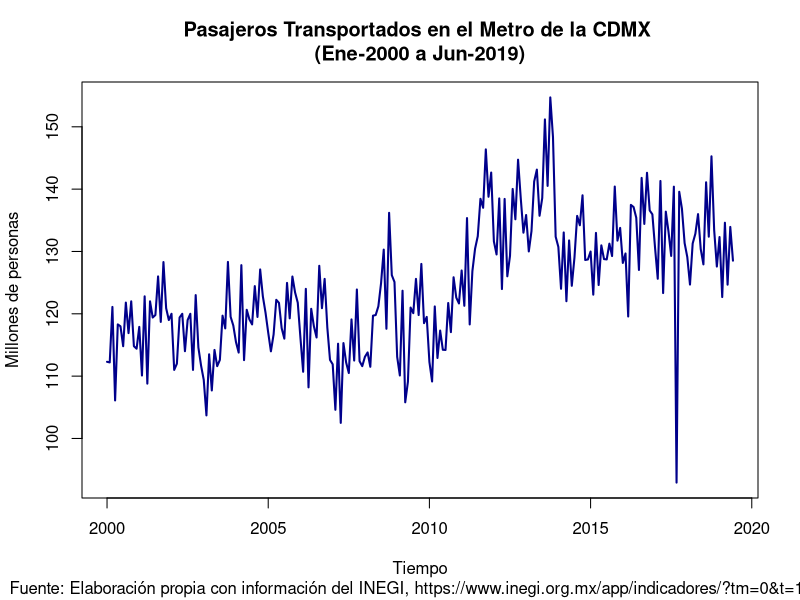
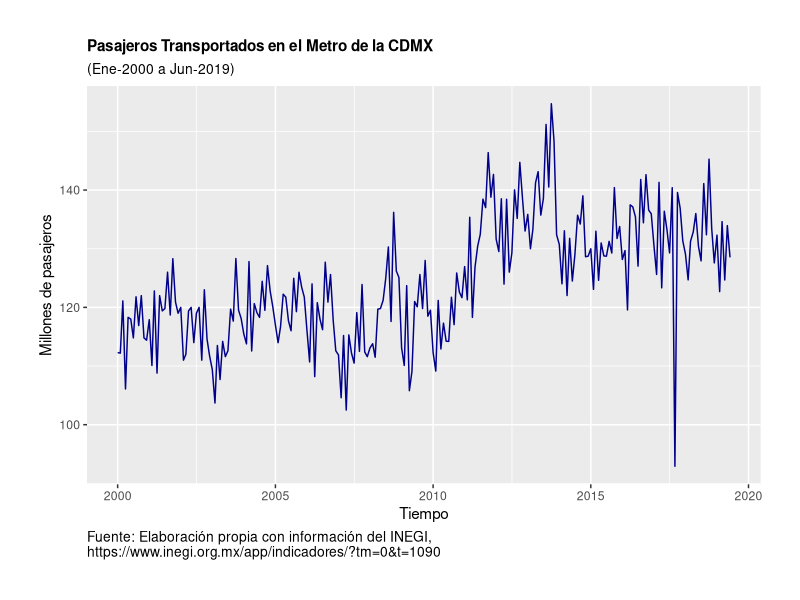
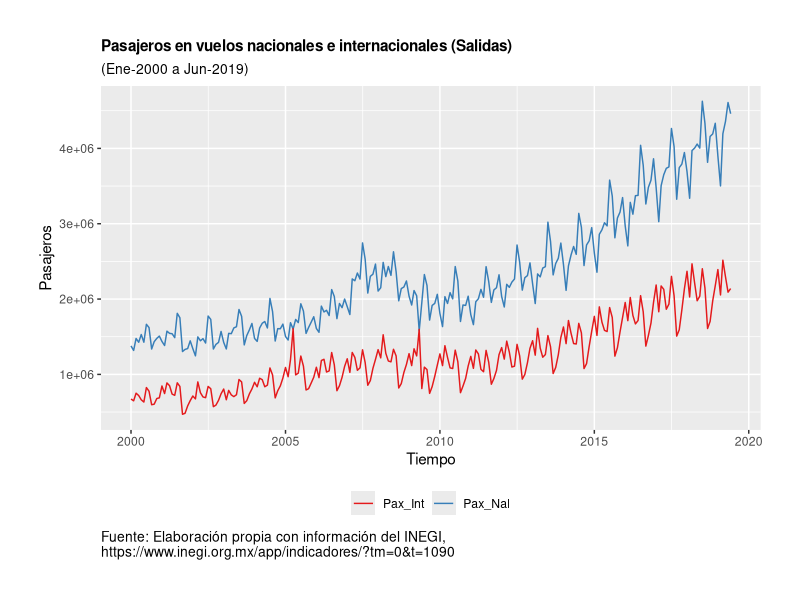
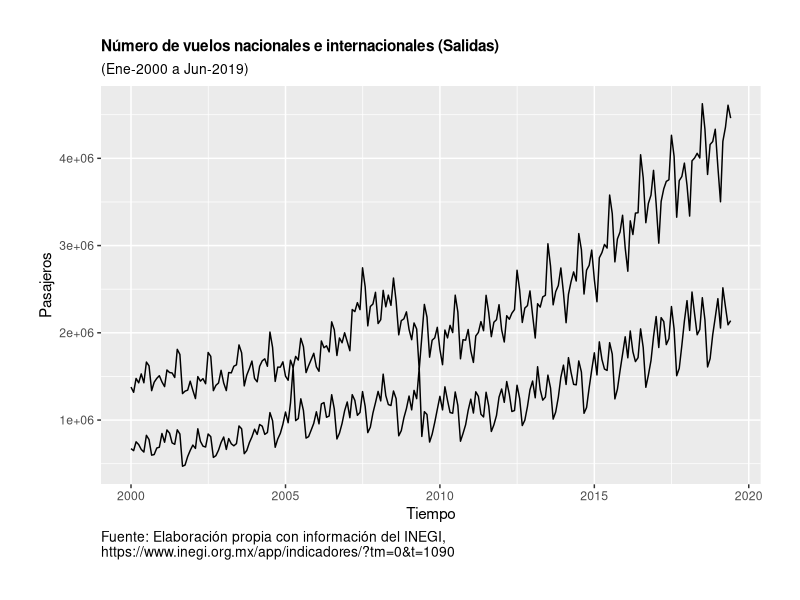
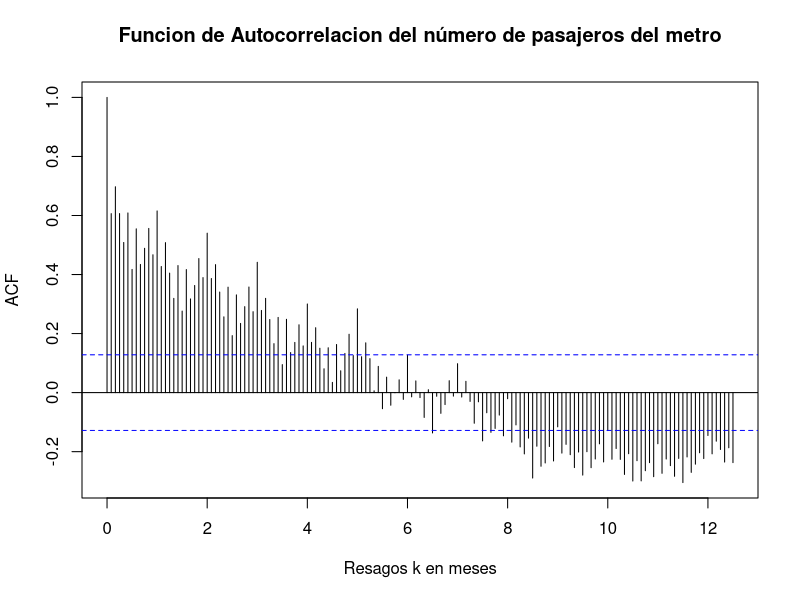
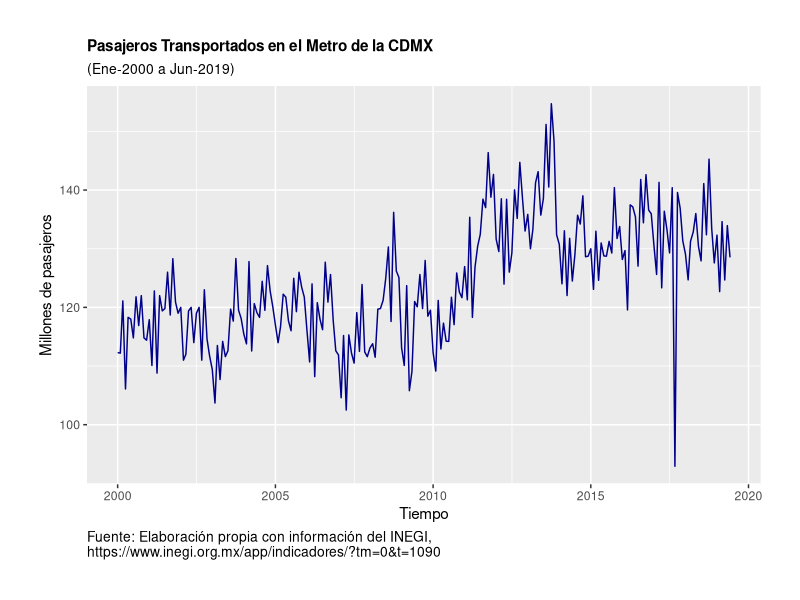

Recreate these plots in R, in order.
# Series de Tiempo, Agosto de 2020
# Clase 3. Autocorrelacion y otras pruebas sobre los datos
#****************************************************************************************
#install.packages("ggplot2")
#install.packages("dplyr")
#install.packages("readxl")
# 
library(ggplot2)
library(dplyr)
library(readxl)
# 
#****************************************************************************************
setwd("/Users/benjaminolivavazquez/Documents/Personal/Cursos_UNAM/SERIES_2021-I")
getwd()

#****************************************************************************************

Datos <- read_excel("Base_Transporte.xlsx", sheet = "Datos", col_names = TRUE)

#****************************************************************************************
# Los datos importados son:
#
# Pax_Nal: Pasajeros (Salidas) en vuelos nacionales
# Pax_Int: Pasajeros (Salidas) en vuelos internacionales 
# Vue_Nal: Vuelos u operaciones (Salidas) en vuelos nacionales
# Vue_Int: Vuelos u operaciones (Salidas) en vuelos internacionales
# Pax_Metro: Pasajeros transportados (Millones) en el SCM
#
# Fuente: INEGI, https://www.inegi.org.mx/app/indicadores/?tm=0&t=1090
#****************************************************************************************

View(Datos)

names(Datos)

head(Datos)

str(Datos)

dim(Datos)

Datos[ , 2]

Datos[5 , ]

Datos[c(2:197) , 2]

Datos[ , c(2:6)]

Datos[ ,c(2, 3, 4, 5, 6)]

Datos[c("Pax_Nal", "Pax_Int", "Vue_Nal", "Vue_Int")]

#****************************************************************************************
# Tabla de estadísticas decriptivas
# 
summary( Datos[ ,c(2:6)] )

Resumen1 <- summary(Datos[ ,c(2:6)])

Resumen1

#****************************************************************************************
# Conversion a series de tiempo con la función ts --time series:
# 

# Una serie - univariado:
Pax_Metro <- ts(Datos$Pax_Metro, 
                start = 2000, 
                freq = 12)

# Varias series - multivariado:
Dat_Aereo <- ts(Datos[c("Pax_Nal", "Pax_Int", "Vue_Nal", "Vue_Int")], 
                start = 2000, 
                freq = 12)

#****************************************************************************************
# Graficas:

plot(Pax_Metro, 
     col = "darkblue", 
     xlab = "Tiempo",  
     type = "l", lwd = 2,
     ylab = "Millones de personas",
     main = "Pasajeros Transportados en el Metro de la CDMX \n(Ene-2000 a Jun-2019)",
     sub = "Fuente: Elaboración propia con información del INEGI, https://www.inegi.org.mx/app/indicadores/?tm=0&t=1090")

#****************************************************************************************

ggplot(data = Datos, aes(x = Periodo, y = Pax_Metro)) + 
  geom_line(size = 0.5, color = "darkblue") +
  #geom_point(size = 1.0, color = "darkblue") + 
  #theme_bw() + 
  xlab("Tiempo") + 
  ylab("Millones de pasajeros") + 
  theme(plot.title = element_text(size = 11, face = "bold", hjust = 0)) + 
  theme(plot.subtitle = element_text(size = 10, hjust = 0)) + 
  theme(plot.caption = element_text(size = 10, hjust = 0)) +
  theme(plot.margin = unit(c(1,1,1,1), "cm")) +
  labs(
    title = "Pasajeros Transportados en el Metro de la CDMX",
    subtitle = "(Ene-2000 a Jun-2019)",
    caption = "Fuente: Elaboración propia con información del INEGI, \nhttps://www.inegi.org.mx/app/indicadores/?tm=0&t=1090"
  )
#
ggsave("Pax_Metro.png", width = 20, height = 15, units = "cm")

#****************************************************************************************

ggplot(data = Datos, aes(x = Periodo)) +
  geom_line(aes(y = Pax_Nal, color = "Pax_Nal")) +
  geom_line(aes(y = Pax_Int, color = "Pax_Int")) +
  scale_color_brewer(type = "qual", palette = 6) +
  #theme_bw() + 
  theme(legend.position = "bottom") +
  theme(legend.title = element_blank()) +
  guides(col = guide_legend(nrow = 1, byrow = TRUE)) + 
  xlab("Tiempo") + 
  ylab("Pasajeros") + 
  theme(plot.title = element_text(size = 11, face = "bold", hjust = 0)) + 
  theme(plot.subtitle = element_text(size = 10, hjust = 0)) + 
  theme(plot.caption = element_text(size = 10, hjust = 0)) +
  theme(plot.margin = unit(c(1,1,1,1), "cm")) +
  labs(
    title = "Pasajeros en vuelos nacionales e internacionales (Salidas)",
    subtitle = "(Ene-2000 a Jun-2019)",
    caption = "Fuente: Elaboración propia con información del INEGI, \nhttps://www.inegi.org.mx/app/indicadores/?tm=0&t=1090"
  )
#

#****************************************************************************************
# EJERCICIO -- COMPLETAR:
ggplot(data = Datos, aes(x = Periodo)) +
  geom_line(aes(y = Pax_Nal, color = )) +
  geom_line(aes(y = Pax_Int, color = )) +
  scale_color_brewer(type = "qual", palette = 6) +
  #theme_bw() + 
  theme(legend.position = "bottom") +
  theme(legend.title = element_blank()) +
  guides(col = guide_legend(nrow = 1, byrow = TRUE)) + 
  xlab("Tiempo") + 
  ylab("Pasajeros") + 
  theme(plot.title = element_text(size = 11, face = "bold", hjust = 0)) + 
  theme(plot.subtitle = element_text(size = 10, hjust = 0)) + 
  theme(plot.caption = element_text(size = 10, hjust = 0)) +
  theme(plot.margin = unit(c(1,1,1,1), "cm")) +
  labs(
    title = "Número de vuelos nacionales e internacionales (Salidas)",
    subtitle = "(Ene-2000 a Jun-2019)",
    caption = "Fuente: Elaboración propia con información del INEGI, \nhttps://www.inegi.org.mx/app/indicadores/?tm=0&t=1090"
  )
#

#****************************************************************************************
# Tabla de estadisticas de caracterización de las Series de Tiempo

Tabla_Pax_Metro <- data.frame(matrix(c("Media", 
                                      "Varianza", 
                                      "Covarianza (t, t - 1)", 
                                      "Covarianza (t, t - 2)", 
                                      "Covarianza (t, t - 3)", 
                                      "Autocorrelacion(1)", 
                                      "Autocorrelacion(2)", 
                                      "Autocorrelacion(2)", 
                                      "Q(1)", 
                                      "Q(3)*"), 
                                    nrow = 10, 
                                    ncol = 1) )

#
Tabla_Pax_Metro

names(Tabla_Pax_Metro)

names(Tabla_Pax_Metro) <- c("Estadística")

Tabla_Pax_Metro

Tabla_Pax_Metro$Valor <- 0

Tabla_Pax_Metro

# Llenado de la tabla:
#
Tabla_Pax_Metro[1, 2] <- round(mean(Pax_Metro), digits = 2)
Tabla_Pax_Metro[2, 2] <- round(var(Pax_Metro), digits = 2)
Tabla_Pax_Metro[3, 2] <- round(cov(Pax_Metro[2:234], Pax_Metro[1:233]), digits = 2)
Tabla_Pax_Metro[4, 2] <- round(cov(Pax_Metro[3:234], Pax_Metro[1:232]), digits = 2)
Tabla_Pax_Metro[5, 2] <- round(cov(Pax_Metro[4:234], Pax_Metro[1:231]), digits = 2)
Tabla_Pax_Metro[6, 2] <- round(Tabla_Pax_Metro[3, 2]/Tabla_Pax_Metro[2, 2], digits = 4)
Tabla_Pax_Metro[7, 2] <- round(Tabla_Pax_Metro[4, 2]/Tabla_Pax_Metro[2, 2], digits = 4)
Tabla_Pax_Metro[8, 2] <- round(Tabla_Pax_Metro[5, 2]/Tabla_Pax_Metro[2, 2], digits = 4)
Tabla_Pax_Metro[9, 2] <- 234*(Tabla_Pax_Metro[6, 2]^2)
Tabla_Pax_Metro[10, 2] <- 234*(Tabla_Pax_Metro[6, 2]^2 +
                               Tabla_Pax_Metro[7, 2]^2 +
                               Tabla_Pax_Metro[8, 2]^2)

#
Tabla_Pax_Metro

#****************************************************************************************
# Gráfica de la Funcion de Autocorrelacion:

acf(Pax_Metro, 
    lag.max = 150, 
    xlab = 'Resagos k en meses', 
    main="Funcion de Autocorrelacion del número de pasajeros del metro")

#
